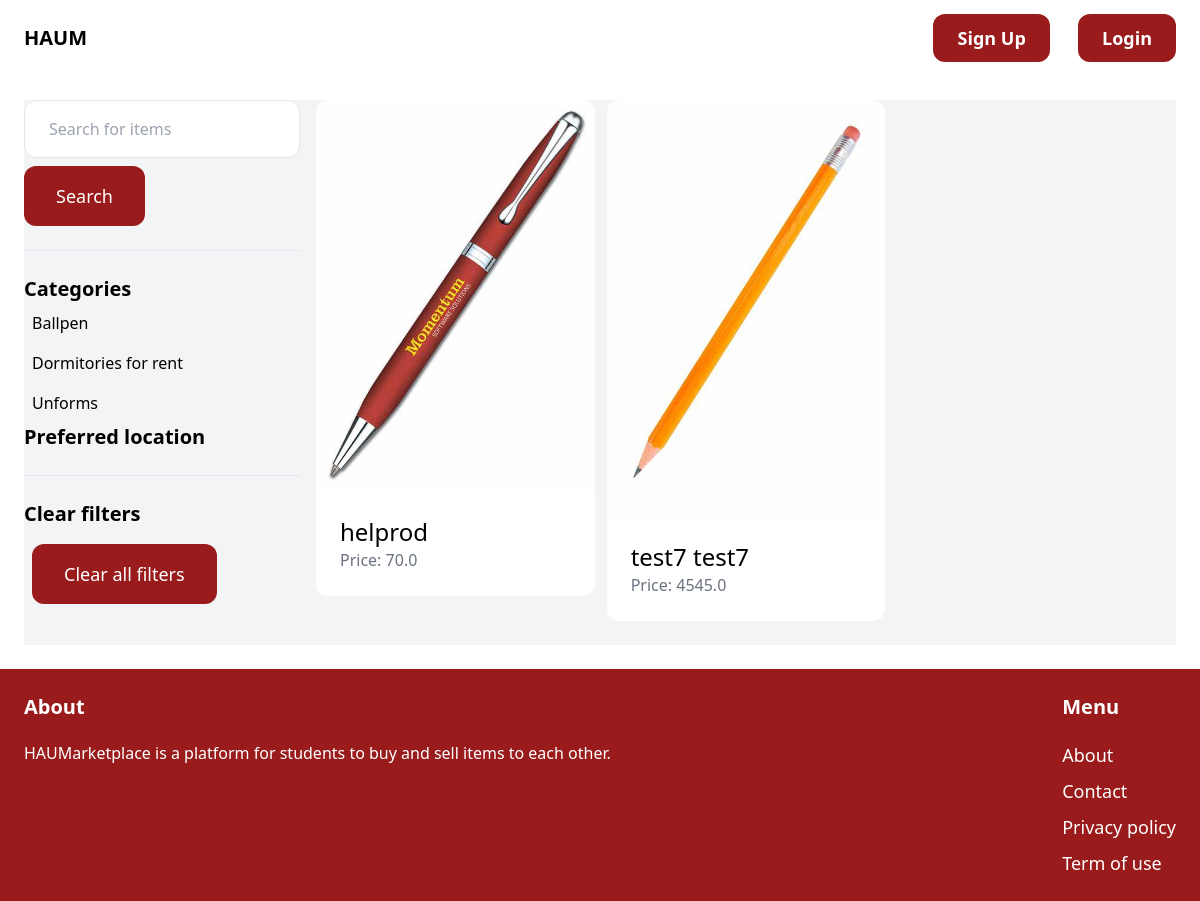
The page /item/ on the database as committed earlier.
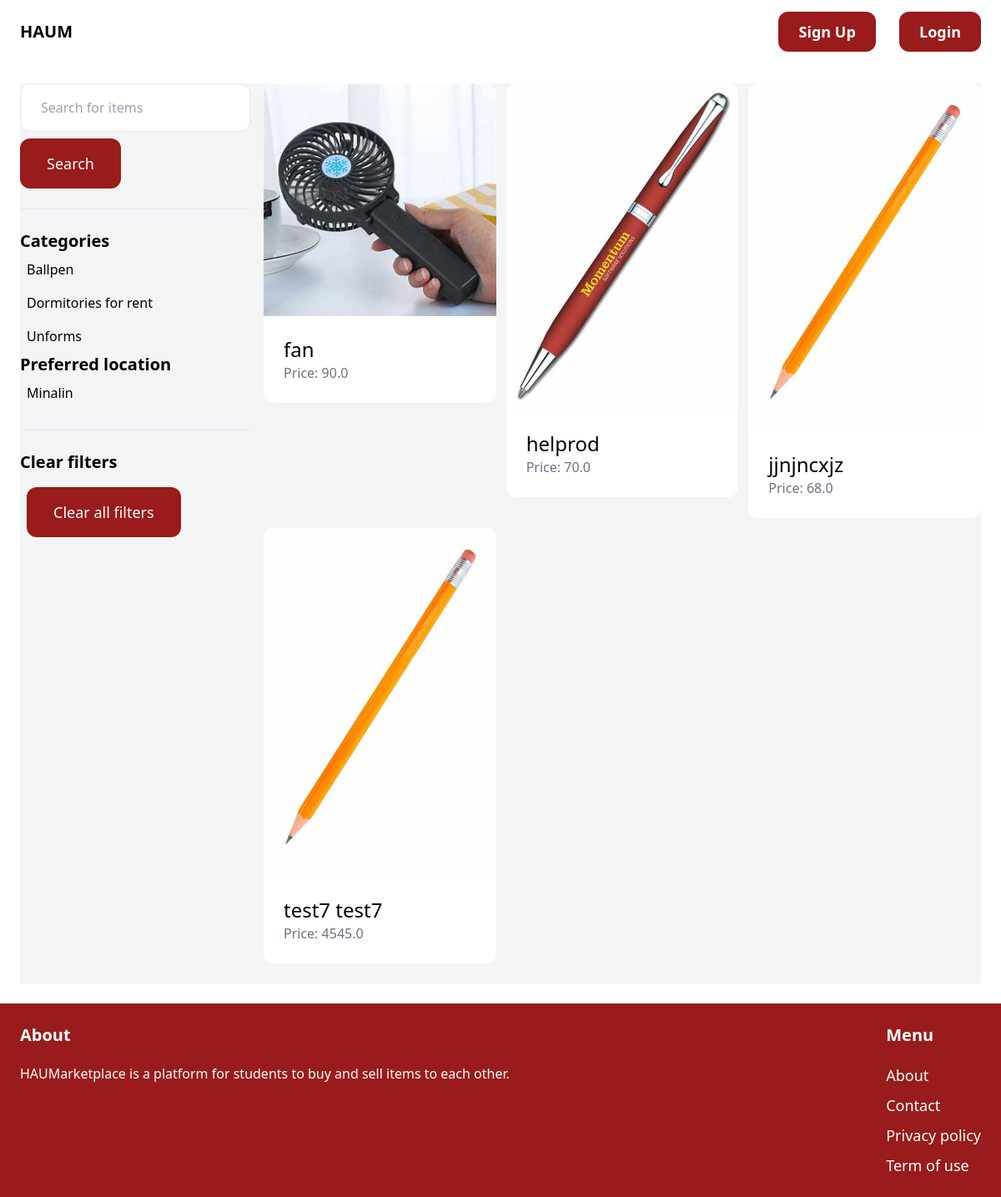
The same page on the database as committed later.
### item/models.py (models this page shows, shortened)
class Category(models.Model):
    name = models.CharField(max_length=255)
    class Meta:
        ordering = ['name']
        verbose_name_plural = 'Categories'

class Item(models.Model):
    category = models.ForeignKey(Category, related_name='items', on_delete=models.CASCADE)
    name = models.CharField(max_length=255)
    description = models.TextField(blank=True, null=True)
    price = models.FloatField()
    is_sold = models.BooleanField(default=False)
    created_at = models.DateTimeField(auto_now_add=True)
    created_by = models.ForeignKey(User, related_name='items', on_delete=models.CASCADE)
    image = models.ImageField(upload_to='item_images', blank=True, null=True)
    class Meta:
        ordering = ['name']

### profile/models.py (models this page shows, shortened)
class Location(models.Model):
    name = models.CharField(max_length=50)

### item/views.py (the view)
# urls.py: path('', views.items, name='items'),
def items(request):
    query = request.GET.get('query', '')
    category_id = request.GET.get('category', 0)
    category = Category.objects.all()
    location_id = request.GET.get('location', 0)  # Get the selected location_id
    locations = Location.objects.all()
    items = Item.objects.filter(is_sold=False)
    if category_id:
        items = items.filter(category_id=category_id)
    if location_id:
        items = items.filter(created_by__profile__location_id=location_id)  # Filter by seller's location
    if query:
        items = items.filter(Q(name__icontains=query) | Q(description__icontains=query))
    return render(request, 'item/items.html', {
        'items': items,
        'query': query,
        'category': category,
        'category_id': int(category_id),
        'location': locations,
        'location.id': int(location_id)
    })

### templates/item/items.html (shortened to what this page needs)
{% extends 'core/base.html' %}
{% block content %}
    <div class="pb-6 grid grid-cols-4 gap-4 bg-gray-100">
        <div class ="col-span-1">
            <form method ="get" action="{% url 'item:items' %}">
                <input name ="query" class="w-full py-4 px-6 border rounded-xl" type ="text" value="{{ query }}" placeholder="Search for items">
                <button class ="mt-2 py-4 px-8 text-lg bg-red-800 text-white rounded-xl">Search</button>
            </form>
            <hr class ="my-6">
            <p class="font-semibold text-xl">Categories</p>
            <ul>
                {% for category in category %}
                    <li class="py-2 px-2 rounded-xl{% if category.id == category_id %} bg-gray-200 {% endif %}">
                        <a href="{% url 'item:items' %}?query={{ query }}&category={{ category.id }}">{{ category.name }}</a>
                    </li>
                {% endfor %}
            </ul>
             <p class="font-semibold text-xl">Preferred location</p>
            <ul>
                {% for location in location %}
                    <li class="py-2 px-2 rounded-xl{% if location.id == location_id %} bg-gray-200 {% endif %}">
                        <a href="{% url 'item:items' %}?query={{ query }}&category={{ category_id }}&location={{ location.id }}">{{ location.name }}</a>
                    </li>
                {% endfor %}
            </ul>
            <hr class ="my-6">
            <p class="font-semibold text-xl">Clear filters</p>
            <ul>
                <li class="py-2 px-2 rounded-xl">
                    <a href="{% url 'item:items' %}" class="mt-2 py-4 px-8 inline-block text-lg rounded-xl text-white bg-red-800">Clear all filters</a>
                </li>
            </ul>
        </div>
        <div class="col-span-3">
            <div class="grid grid-cols-3 gap-3">
            {% for item in items %}
                <div>
                    <a href="{% url 'item:detail' item.id %}">
                        <div>
                            <img src="{{ item.image.url }}" class="rounded-t-xl">
                        </div>
                        <div class="p-6 bg-white rounded-b-xl">
                            <h2 class="text-2xl">{{ item.name }}</h2>
                            <p class="text-gray-500">Price: {{ item.price }}</p>
                        </div>
                    </a>
                </div>
            {% endfor %}
            </div>
        </div>
    </div>
{% endblock content %}

Rows that differ between the two databases and show on the page:
added Location: name "Minalin"
added Item: image (picture), name "fan", price "90.0"
added Item: image (picture), name "jjnjncxjz", price "68.0"
